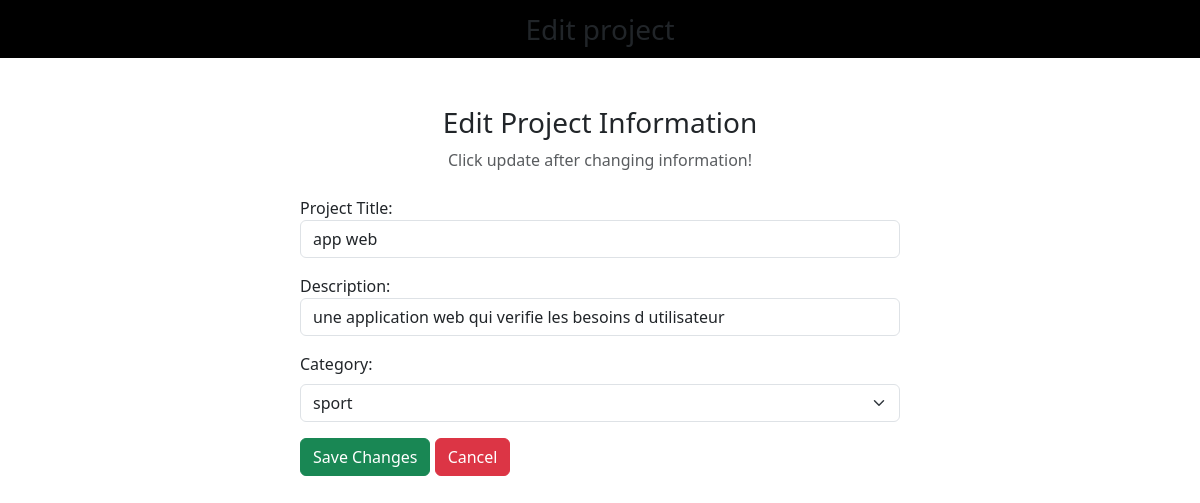
The page /editproject.php?id=11 on the database its author committed.
### tables this page shows
CREATE TABLE `projects` (
  `id` int NOT NULL,
  `title` varchar(50) DEFAULT NULL,
  `description` varchar(300) DEFAULT NULL,
  `user_id` int DEFAULT NULL,
  `categorie_id` int DEFAULT NULL
);

### src/editproject.php (the view, shortened to what this page needs)
<?php
    include ("connection_data.php");
    $categoryQuery = "SELECT * FROM categories";
    $categoryResult = $conn->query($categoryQuery);
$categories = [];
while ($row = $categoryResult->fetch_assoc()) {
    $categories[] = $row;
}
?>
<!DOCTYPE html>
<html lang="en">
<head>
    <link href="https://cdn.jsdelivr.net/npm/bootstrap@5.3.2/dist/css/bootstrap.min.css" rel="stylesheet">
    <link rel="stylesheet" href="https://cdnjs.cloudflare.com/ajax/libs/font-awesome/6.5.1/css/all.min.css" />
</head>
<body>
     <nav class="navbar navbar-light justify-content-center fs-3 mb-5" style="background-color: black" >Edit project</nav>
    <div class="container">
        <div class="text-center mb-4">
            <h3>Edit Project Information</h3>
            <p class="text-muted">Click update after changing information!</p>
        </div>
    <?php
    $id = $_GET["id"];
    $sql = "SELECT * FROM projects WHERE id = $id LIMIT 1";
    $result = mysqli_query($conn , $sql);
    $row = mysqli_fetch_assoc($result);
    ?>
        <div class="container d-flex justify-content-center">
            <form action="" method="POST" style="width:50vw; min-width:300px">
                <div class="mb-3">
                    <label for="form-label">Project Title:</label>
                    <input type="text" class="form-control" name="title" value="<?php echo $row["title"]; ?>">
                </div>
                <div class="mb-3" >
                    <label for="form-label">Description:</label>
                    <input type="text" class="form-control" name="description" value="<?php echo $row["description"]; ?>">
                </div>
                <div class="mb-3">
                    <label for="category" class="form-label">Category:</label>
                    <select class="form-select" name="categorie_id">
                        <?php foreach ($categories as $category) : ?>
                            <option value="<?php echo $category['id']; ?>"><?php echo $category['categoryName']; ?></option>
                        <?php endforeach; ?>
                    </select>
                </div>
                <div>
                    <button type="submit" class="btn btn-success" name="submit" >Save Changes</button>
                    <a href="inbox.php" class="btn btn-danger">Cancel</a>
                </div>
            </form>
        </div>
    </div>
</body>
</html>

### rows shown on the page
projects: title "app web", description "une application web qui verifie les besoins d utilisateur"

### other values the page prints
form field categorie_id "sport"
